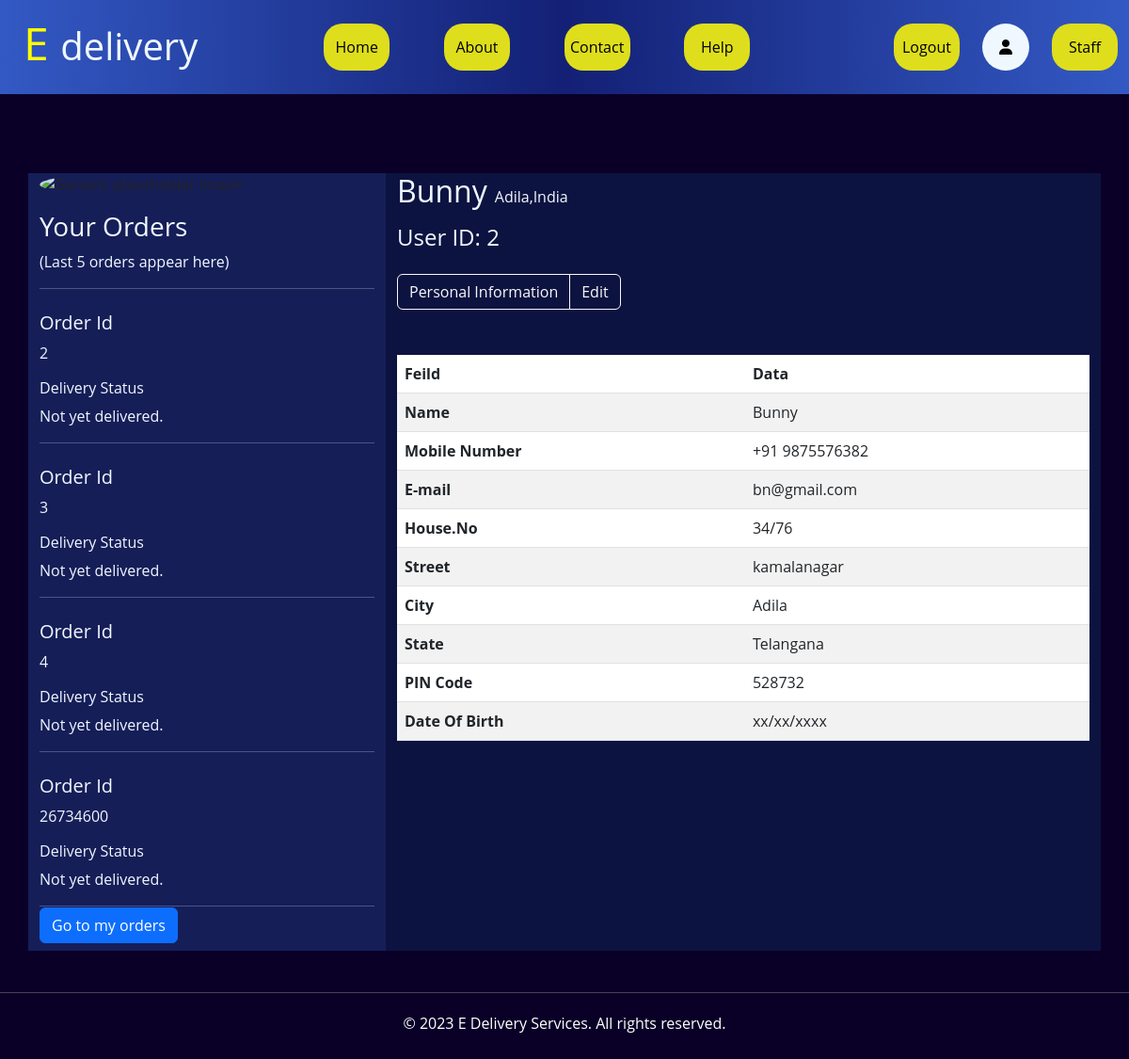
/user_profile (signed in), run on the app's committed database.
### courier_service/models.py (models this page shows)
class Orders(models.Model):
    Order_Id=models.IntegerField(primary_key=True)
    Order_Name=models.CharField(max_length=50)
    Parcel_Weight=models.IntegerField()
    Parcel_length=models.IntegerField(null=True,blank=True)
    Parcel_Width=models.IntegerField(null=True,blank=True)
    Parcel_height=models.IntegerField(null=True,blank=True)
    booked_date=models.DateTimeField()
    shipped_date=models.DateTimeField(null=True,blank=True)
    delivered_date=models.DateTimeField(null=True,blank=True)
    From_House_No=models.CharField(max_length=50)
    From_Street=models.CharField(max_length=50)
    From_City=models.CharField(max_length=50)
    From_State=models.CharField(max_length=50)
    From_Pin_Code=models.IntegerField()
    Receiver_Name=models.CharField(max_length=50)
    To_House_No=models.CharField(max_length=50)
    To_Street=models.CharField(max_length=50)
    To_City=models.CharField(max_length=50)
    To_State=models.CharField(max_length=50,null=True)
    To_Pin_Code=models.IntegerField()
    Order_Status=models.CharField(max_length=50,default="Not yet delivered.")
    Order_location=models.ForeignKey(cities,on_delete=models.CASCADE,null=True,blank=True)
    Order_Type=models.CharField(max_length=50)
    delivery_charge=models.IntegerField(null=True,blank=True)
    User_Id=models.ForeignKey(user_details,on_delete=models.CASCADE,null=True,blank=True)
    Sender_Employee_Id=models.ForeignKey(Employees,related_name='employee1',on_delete=models.CASCADE,null=True,blank=True)
    Receiver_Name_Employee_Id=models.ForeignKey(Employees,related_name='employee2',on_delete=models.CASCADE,null=True,blank=True)

class user_details(models.Model):
    UserId=models.IntegerField(primary_key=True)
    user=models.ForeignKey(User,on_delete=models.CASCADE)
    Contact_Number=models.BigIntegerField(default=0)
    Email=models.EmailField(default='null')
    House_No=models.CharField(max_length=50,default='null')
    Street=models.CharField(max_length=50,default='null')
    City=models.CharField(max_length=50,default='null')
    State=models.CharField(max_length=50,default='null')
    Pin_Code=models.IntegerField(default=0)

### courier_service/views.py (the view)
# urls.py: path('user_profile', views.user_profile, name='user_profile'),
def user_profile(request):
    User=user_details.objects.get(user=request.user)
    orders = Orders.objects.filter(User_Id=User).order_by('booked_date')[:5]
    context={
        'city' : User.City,
        "userid" : User.UserId,
        'street' : User.Street,
        "state" : User.State,
        "Name" : User.user,
        "name" : User.user,
        "number" : User.Contact_Number,
        "mail" : User.Email,
        "h_no" : User.House_No,
        "state" : User.State,
        "pin" : User.Pin_Code,
        "orders" : orders
    }
    return render(request, 'user_profile.html',context)

### courier_service/templates/user_profile.html (shortened to what this page needs)
{% extends "layout.html" %}
    {% block pagebody %}
<div style="background-color: #0a0027; margin-top: 7%;">
    <div class="container user_profile_container">
        <div class="row">
            <div class="column col-md-4 col-sm-12 overflow-auto" style="background-color: #161e58">
                <img class="rounded-circle mb-3" src="https://static.vecteezy.com/system/resources/thumbnails/002/318/271/small/user-profile-icon-free-vector.jpg" alt="Generic placeholder image" width="140" height="140">
                <h3 style="color: aliceblue;">Your Orders</h3>
                <p style="color: aliceblue;">(Last 5 orders appear here)</p>
                <hr style="color: aliceblue;"/>
                <div style="height: 50vh;" class="overflow-auto">
                  {%if orders %}
                     {%for i in orders%}
                    <div class="pt-2">
                        <h5 style="color: aliceblue;">Order Id</h5>
                        <p style="color: aliceblue;">{{i.Order_Id}}</p>
                        <h6 style="color: aliceblue;">Delivery Status</h6>
                        <p style="color: aliceblue;">{{i.Order_Status}}</p>
                        <hr style="color: aliceblue;"/>
                    </div>
                    {%endfor%}
                  {%else%}
                  <h5 style="color: aliceblue;">You haven't place a parcel yet.</h5>
                  {%endif%}
                  </div>
                <div class="pb-2">
                    <a href="/my_orders" class="btn btn-primary">Go to my orders</a>
                </div>
            </div>
            <div class="column col-md-8 col-sm-12" style="background-color: #0d1340;">
                <h2 style="display: inline-block; color: aliceblue;">{{Name}}</h2><span class="ps-2"  style="color: aliceblue;">{{city}},India</span>
                <h4 class="pt-2 pb-2"  style="color: aliceblue;">User ID: {{userid}}</h4>
                <div class="btn-toolbar pt-2" role="toolbar" aria-label="Toolbar with button groups">
                    <div class="btn-group mr-2" role="group" aria-label="First group">
                      <a href="/user_profile" type="button" class="btn btn-outline-light">Personal Information</a>
                      <a href="/edit" type="button" class="btn btn-outline-light">Edit</a>
                    </div>
                </div>
                <table class="table table-striped pt-2 pb-2 mt-5 pt-2">
                    <thead>
                      <tr>
                        <th scope="col">Feild</th>
                        <th scope="col">Data</th>
                      </tr>
                    </thead>
                    <tbody>
                      <tr>
                        <th scope="row">Name </th>
                        <td>{{name}}</td>
                      </tr>
                      <tr>
                        <th scope="row">Mobile Number</th>
                        <td>+91 {{number}}</td>
                      </tr>
                      <tr>
                        <th scope="row">E-mail</th>
                        <td>{{mail}}</td>
                      </tr>
                      <tr>
                        <th scope="row">House.No</th>
                        <td>{{h_no}}</td>
                      </tr>
                      <tr>
                        <th scope="row">Street</th>
                        <td>{{street}}</td>
                      </tr>
                      <tr>
                        <th scope="row">City</th>
                        <td>{{city}}</td>
                      </tr>
                      <tr>
                        <th scope="row">State</th>
                        <td>{{state}}</td>
                      </tr>
                      <tr>
                        <th scope="row">PIN Code</th>
                        <td>{{pin}}</td>
                      </tr>
                      <tr>
                        <th scope="row">Date Of Birth</th>
                        <td>xx/xx/xxxx</td>
                      </tr>
                    </tbody>
                  </table>
            </div>
        </div>
    </div>
</div>
{% endblock %}

### courier_service/static/css/navbar.css (style rules this page uses)
* { margin: 0; padding: 0; box-sizing: border-box; font-family: 'Open Sans',sans-serif; }
body { background-color: #0a0027; }

### data on the page
Orders: Order_Id "2", Order_Status "Not yet delivered."
Orders: Order_Id "3", Order_Status "Not yet delivered."
Orders: Order_Id "4", Order_Status "Not yet delivered."
Orders: Order_Id "26734600", Order_Status "Not yet delivered."
user_details: City "Adila", Email "bn@gmail.com", House_No "34/76", Street "kamalanagar", State "Telangana"

### other printed values
{{ Name }} "Bunny"
{{ userid }} "2"
{{ name }} "Bunny"
{{ number }} "9875576382"
{{ pin }} "528732"
